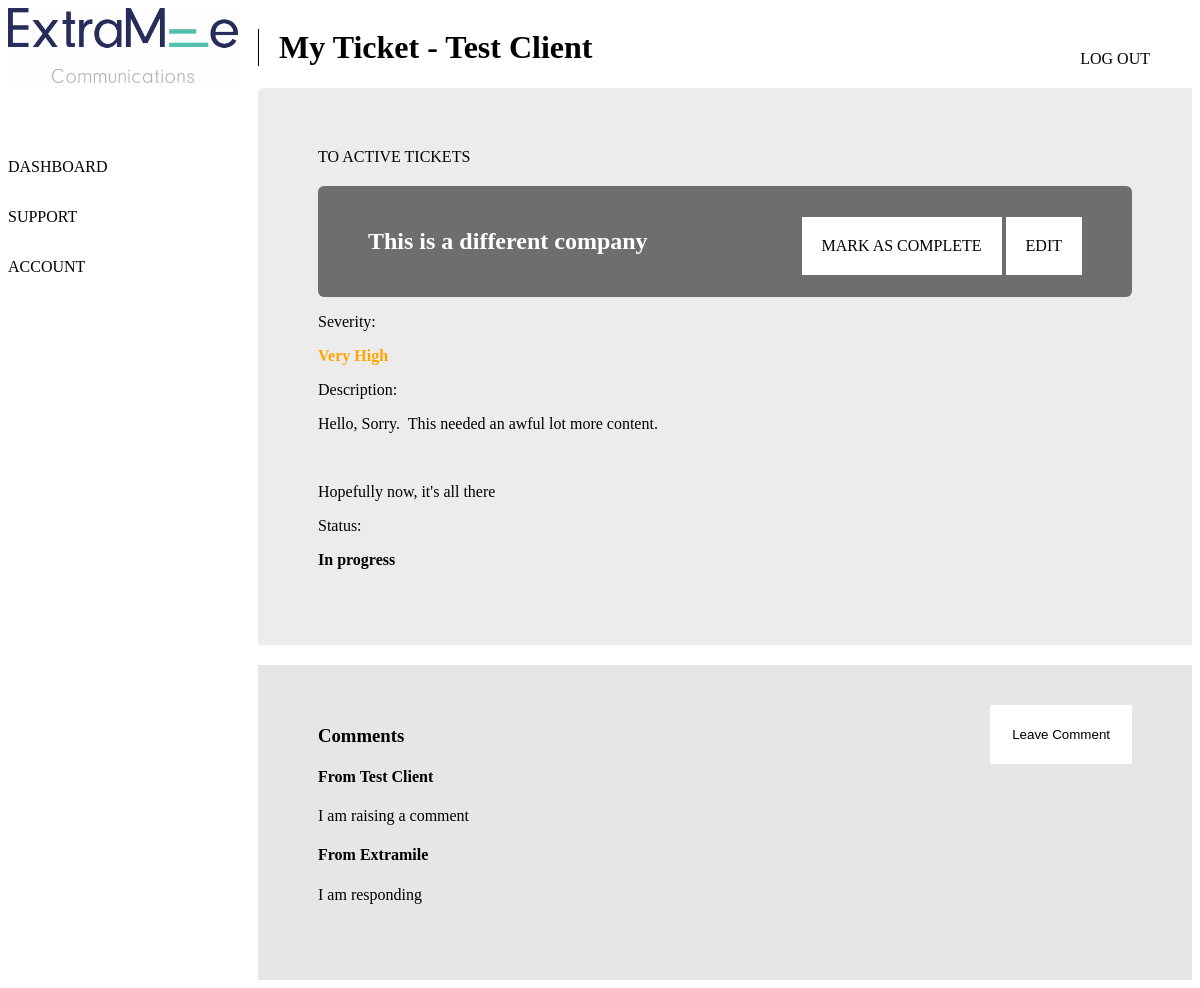
The page /support/3/ (signed in) on the database its author committed.
### tickets/models.py (models this page shows, shortened)
class Client(models.Model):
    user = models.OneToOneField(settings.AUTH_USER_MODEL, on_delete=models.CASCADE, null=True)
    client_name = models.CharField(max_length=200)
    client_email = models.EmailField()
    client_address = models.CharField(max_length=200, null = True, blank = True)
    client_registered_company_number = models.CharField(max_length=30, null = True, blank = True)
    live_client = models.BooleanField (default=True)
    date_registered = models.DateTimeField('Date Registered')
    contract_type = models.ForeignKey(Contract, on_delete=models.CASCADE)
    contract_start_date = models.DateTimeField()
    contracted_monthly_service_hours = models.FloatField(default=1)
    contracted_monthly_SEM_hours = models.FloatField(default=0)
    paid_extra_hours = models.FloatField(default=0)
    hours_used_this_month = models.FloatField(default=0)
    discontented_client = models.BooleanField(default=False)
    priority_client = models.BooleanField(default=False)
    def __str__(self):
        return self.client_name

class Ticket(models.Model):
    client = models.ForeignKey(Client, on_delete=models.CASCADE)
    title = models.CharField(max_length = 50, default='')
    issue = models.TextField()
    wrike_number = models.CharField(max_length = 10)
    severity = models.CharField(
        max_length=2,
        choices = [
        ('ST', 'Standard'),
        ('HI','High'),
        ('VH','Very High'),
        ('CR','Critical')
        ]
    )
    hours_predicted = models.FloatField(default=0)
    hours_used = models.FloatField(default=0)
    customer_feedback_requested = models.BooleanField(default=False)
    resolved = models.BooleanField(default=False)
    date_created = models.DateTimeField('Date Created')
    date_updated = models.DateTimeField('Date Updated', null=True)
    file_upload = models.FileField(null=True)

class Comment(models.Model):
    ticket = models.ForeignKey(Ticket, on_delete=models.CASCADE)
    sender = models.ForeignKey(Client, on_delete=models.CASCADE, null=True, blank=True)
    comment = models.TextField()
    date_sent = models.DateTimeField('Date Sent', blank=True)

### tickets/views.py (the view)
# urls.py: path('support/<int:number>/', views.supportticket, name='ticket'),
def supportticket(request, number):
    if not request.user.is_authenticated:
        return redirect('/')
    if request.user.is_staff:
        return redirect('/dashboard/admin/tickets/' + str(number))
    company = Client.objects.filter(user=request.user).first()
    ticket = Ticket.objects.filter(id=number).first()
    comments = Comment.objects.filter(ticket = ticket).all()
    if company.id != ticket.client.id:
        return redirect('/support')
    return render(request,'tickets/support/ticket.html', {'company': company, 'ticket': ticket, 'comments': comments})

### tickets/templates/tickets/support/ticket.html (shortened to what this page needs)
{% extends 'base.html' %}
{% block content %}
<div class="page-wrap">
  <div class="main-wrap">
    <div class="sidebar">
      <img src="/static/img/logo.jpg" alt="logo">
      <a href="/dashboard">Dashboard</a>
      <a href="/support">Support</a>
      <a href="/account">Account</a>
    </div>
    <div class="main_content report">
      <div class="head_section">
        <h1 class='head-title'>My Ticket - {{ company }}</h1>
      </div>
      <div class="report-section">
        <div class="back">
          <a href="/support">To Active Tickets</a>
        </div>
        <div class="hero">
          <h2>{{ ticket.title }}</h2>
          <div class="buttons">
            <a href="mark">
              {% if ticket.resolved %}
              <div class="complete">
                Reopen Ticket
              </div>
              {% else %}
              <div class="complete">
                Mark as Complete
              </div>
              {% endif %}
            </a>
            <a href="/support/edit/{{ ticket.id }}">
              <div class="edit">
                Edit
              </div>
            </a>
          </div>
        </div>
        <div class="ticket-information">
          <div class="severity">
            <p>Severity:</p>
            {% if ticket.severity == 'ST' %}
            <p style='font-weight: bold; color: green'>Standard</p>
            {% elif ticket.severity == 'HI' %}
            <p style='font-weight: bold; color: orange'>High</p>
            {% elif ticket.severity == 'VH' %}
            <p style='font-weight: bold; color: orange'>Very High</p>
            {% else %}
            <p style='font-weight: bold; color: red'>Critical</p>
            {% endif %}
          </div>
          <div class="description">
            <p>Description: </p>
            <p>{{ ticket.issue | safe }}</p>
          </div>
          <div class="status">
            <p>Status: </p>
            {% if ticket.resolved == False and ticket.customer_feedback_requested == True %}
            <p style='font-weight: bold; color: red;'>Your feedback is required, please respond in the comments below.</p>
            {% elif ticket.resolved == False and ticket.customer_feedback_requested == False %}
            <p style='font-weight: bold;'>In progress</p>
            {% else %}
            <p style = 'font-weight: bold; color: green'>Resolved</p>
            {% endif %}
          </div>
        </div>
      </div>
      <div class="comments-section">
        <h3>Comments</h3>
        <div class="buttons">
          <a href="/comment/{{ ticket.pk }}">
            <button type="button" name="button">Leave Comment</button>
          </a>
        </div>
        {% for comment in comments %}
        <h4>From {{ comment.sender }}</h4>
          <p>{{ comment.comment|safe }}</p>
        {% endfor %}
      </div>
    </div>
  </div>
</div>
{% endblock content %}

### tickets/static/css/style.css (style rules this page uses)
.sidebar { display: grid; grid-template-rows: 150px 50px 50px 50px; }
.head_section .head-title { border-left: 1px solid black; padding-left: 20px; }
div.report .report-section { background-color: #ececec; border-radius: 6px 0 0 0; padding: 60px; max-width: 90vw; }
div.report .report-section .back { margin-bottom: 20px; text-transform: uppercase; }
div.report .report-section .back a { text-decoration: none; color: black; }
div.report .report-section .hero { background-color: #6e6e6e; border-radius: 6px; padding: 22px 50px; color: white; position: relative; }
div.report .report-section .hero .buttons { position: absolute; right: 50px; bottom: 22px; }
div.report .report-section .hero .buttons a { display: inline-block; color: black; text-decoration: none; text-transform: uppercase; }
div.report .report-section .hero .buttons a div { display: -webkit-box; display: -ms-flexbox; display: flex; -webkit-box-pack: center; -ms-flex-pack: center; justify-content: center; padding: 20px; background-color: white; }
div.report .comments-section { margin-top: 20px; background-color: #e6e6e6; padding: 60px; position: relative; }
div.report .comments-section h3 { margin-top: 0; }
div.report .comments-section .buttons { position: absolute; right: 60px; top: 40px; }
div.report .comments-section .buttons button { background-color: white; cursor: pointer; border: none; padding: 22px; }
html { background: white; font-family: 'neuzeit-grotesk'; }
.main-wrap { display: grid; grid-template-columns: 250px 1fr; }
.sidebar img { max-width: 230px; }
.sidebar a { text-decoration: none; text-transform: uppercase; color: black; }
.head_section h1 { max-width: 90vw; }
@media only screen and (min-width: 700px) { .head_section h1 { width: calc(0.35 * 100vw); } }

### rows shown on the page
Client: client_name "Test Client"
Ticket: title "This is a different company", issue "Hello, Sorry. This needed an awful lot more content. Hopefully now, it's all there"
Comment: sender "Test Client", comment "I am raising a comment"
Comment: sender "Extramile", comment "I am responding"
